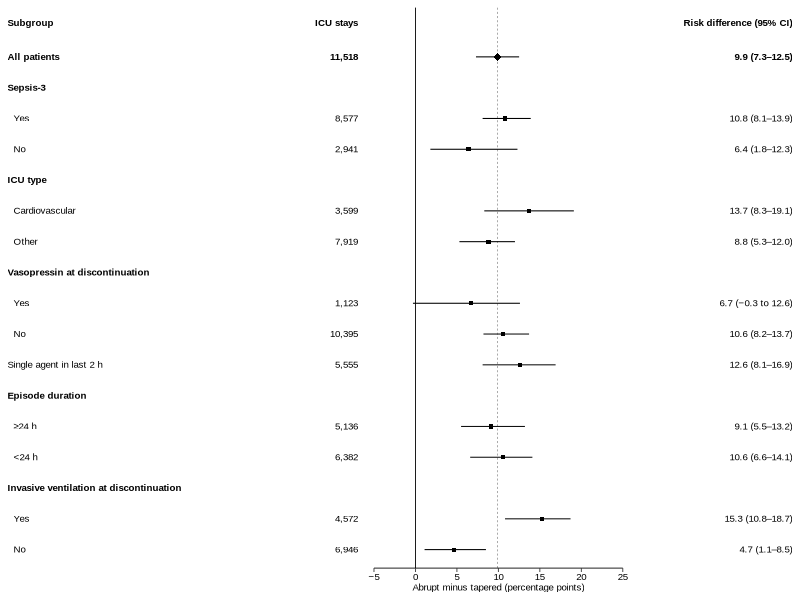
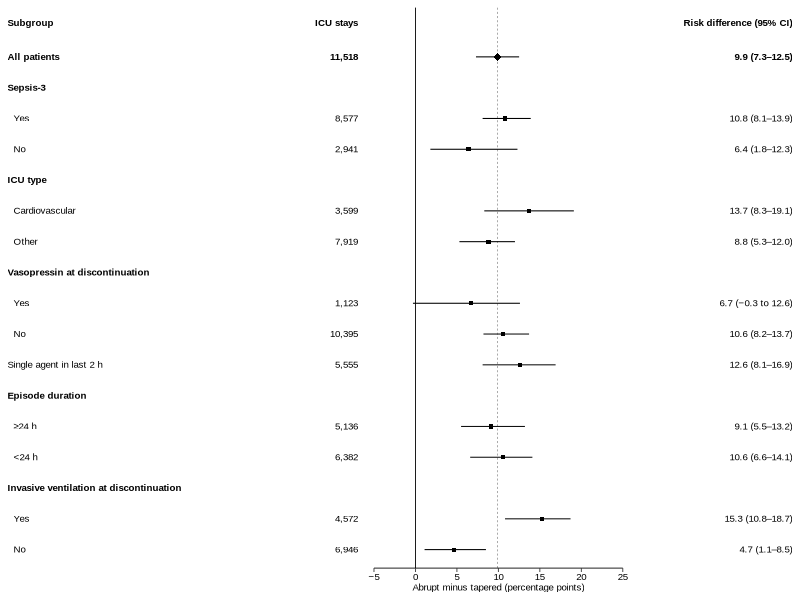
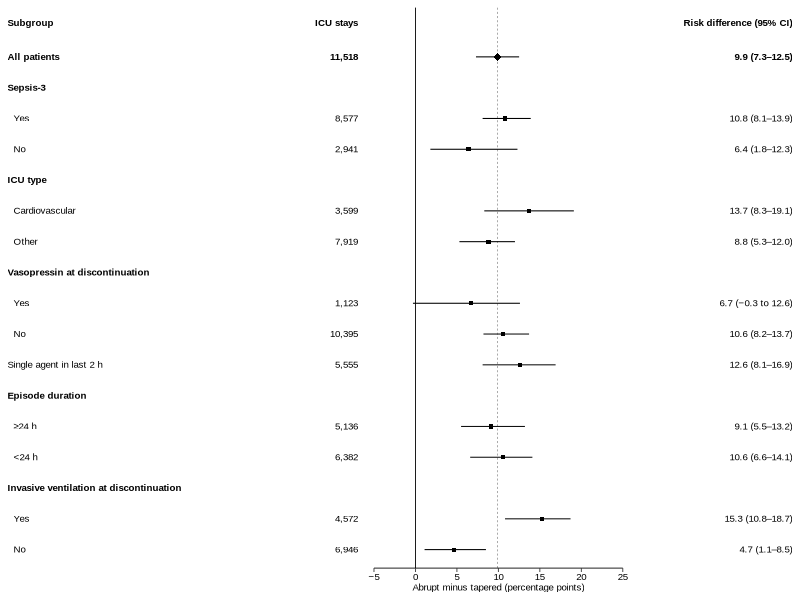
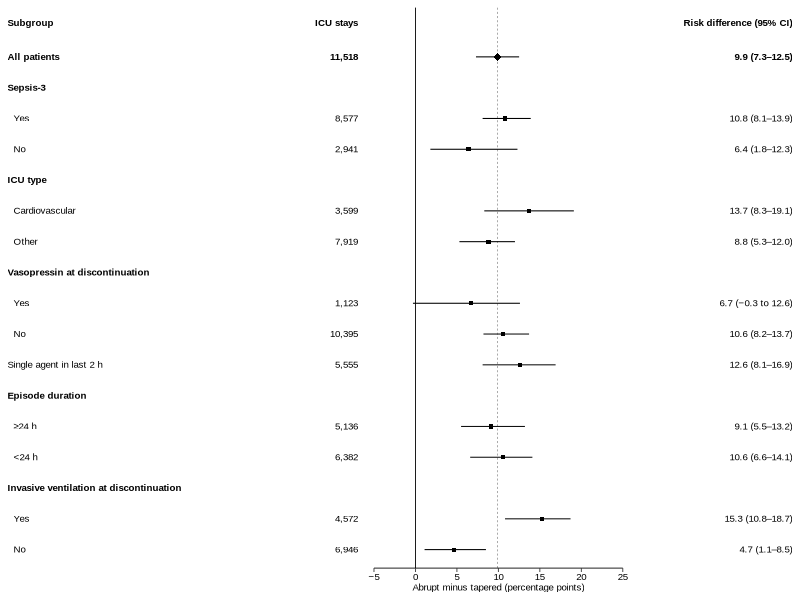

R code for these plots, in order:
## Figure S2: subgroup forest plot, MIMIC-IV (overlap-weighted risk differences)
suppressPackageStartupMessages({library(ggplot2); library(patchwork); library(ragg); library(svglite)})
fam <- "Liberation Sans"
fmt <- function(x) sub("^-", "−", sprintf("%.1f", x))
ci  <- function(lo, hi) if (lo < 0) paste0(fmt(lo), " to ", fmt(hi)) else paste0(fmt(lo), "–", fmt(hi))

res <- read.csv("../results/main_results.csv", stringsAsFactors = FALSE)
pick <- function(key) res[res$analysis == key, ]
spec <- list(c("All patients", "M primary OW"), c("Sepsis-3", NA), c("  Yes", "M sub: Sepsis-3"),
             c("  No", "M sub: No sepsis-3"), c("ICU type", NA), c("  Cardiovascular", "M sub: Cardiovascular ICU"),
             c("  Other", "M sub: Other ICUs"), c("Vasopressin at discontinuation", NA),
             c("  Yes", "M sub: Vasopressin at stop"), c("  No", "M sub: No vasopressin at stop"),
             c("Single agent in last 2 h", "M sub: Single agent, last 2 h"), c("Episode duration", NA),
             c("  \u226524 h", "M sub: Episode >=24 h"), c("  <24 h", "M sub: Episode <24 h"),
             c("Invasive ventilation at discontinuation", NA), c("  Yes", "M sub: IMV at stop"),
             c("  No", "M sub: No IMV at stop"))
r <- do.call(rbind, lapply(spec, function(s) {
  if (is.na(s[2])) return(data.frame(lab = s[1], n = NA, rd = NA, lo = NA, hi = NA))
  x <- pick(s[2])
  data.frame(lab = s[1], n = x$n, rd = round(100 * x$rd, 1), lo = round(100 * x$rd_lo, 1), hi = round(100 * x$rd_hi, 1))
}))
r$y <- rev(seq_len(nrow(r)))
r$head <- is.na(r$n) | r$lab == "All patients"
r$ntxt <- ifelse(is.na(r$n), "", formatC(r$n, big.mark = ",", format = "d"))
r$etxt <- mapply(function(a, b, c) if (is.na(a)) "" else paste0(fmt(a), " (", ci(b, c), ")"), r$rd, r$lo, r$hi)
r$face <- ifelse(r$head, "bold", "plain")
top <- max(r$y) + 1.1

base <- theme_void(base_family = fam) + theme(plot.margin = margin(0, 0, 0, 0))
txt <- function(col, x, hj, header) {
  ggplot(r, aes(y = y)) +
    geom_text(aes(x = x, label = .data[[col]], fontface = face), hjust = hj, size = 7/.pt, family = fam) +
    annotate("text", x = x, y = top, label = header, hjust = hj, fontface = "bold", size = 7/.pt, family = fam) +
    scale_x_continuous(limits = c(0, 1), expand = c(0, 0)) +
    scale_y_continuous(limits = c(0.4, top + 0.5), expand = c(0, 0)) + base
}
left  <- txt("lab",  0,    0, "Subgroup")
mid_n <- txt("ntxt", 0.95, 1, "ICU stays")
right <- txt("etxt", 1,    1, "Risk difference (95% CI)")

f <- subset(r, !is.na(rd))
forest <- ggplot(f, aes(y = y)) +
  geom_vline(xintercept = 0, linewidth = 0.3) +
  geom_vline(xintercept = r$rd[1], linewidth = 0.25, linetype = "22", colour = "grey55") +
  geom_errorbarh(aes(xmin = lo, xmax = hi), height = 0, linewidth = 0.35) +
  geom_point(aes(x = rd, shape = lab == "All patients", size = lab == "All patients"), fill = "black", stroke = 0) +
  scale_shape_manual(values = c(15, 18), guide = "none") +
  scale_size_manual(values = c(1.4, 2.6), guide = "none") +
  scale_x_continuous(limits = c(-5, 25), breaks = seq(-5, 25, 5),
                     labels = function(x) sub("^-", "−", x), expand = c(0, 0)) +
  scale_y_continuous(limits = c(0.4, top + 0.5), expand = c(0, 0)) +
  labs(x = "Abrupt minus tapered (percentage points)") +
  theme_classic(base_size = 7, base_family = fam) +
  theme(axis.line.y = element_blank(), axis.ticks.y = element_blank(), axis.text.y = element_blank(),
        axis.title.y = element_blank(), axis.line.x = element_line(linewidth = 0.3),
        axis.ticks.x = element_line(linewidth = 0.3), axis.ticks.length = unit(1, "mm"),
        axis.text.x = element_text(colour = "black", size = 7), axis.title.x = element_text(size = 7),
        plot.margin = margin(0, 2, 0, 2, "mm"))

p <- left + mid_n + forest + right + plot_layout(widths = c(4.4, 1.3, 4.0, 2.6))
w <- 170; h <- 100
ggsave("output/FigureS2.png",  p, device = agg_png,  width = w, height = h, units = "mm", dpi = 600)
ggsave("output/FigureS2.tiff", p, device = agg_tiff, width = w, height = h, units = "mm", dpi = 600, compression = "lzw")
ggsave("output/FigureS2.pdf",  p, device = cairo_pdf, width = w, height = h, units = "mm")
svglite("output/FigureS2.svg", width = w/25.4, height = h/25.4,
        system_fonts = list(sans = "Liberation Sans"), web_fonts = list())
print(p); invisible(dev.off())
